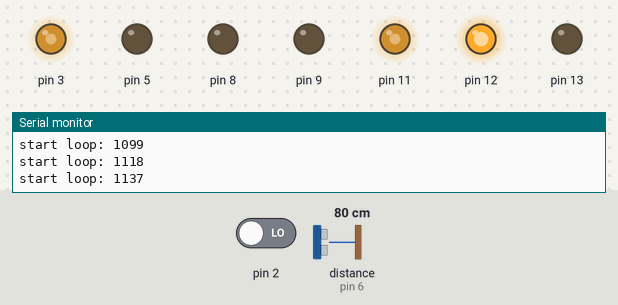
Bench run of a sketch on a simulated Arduino Uno, built with avr-gcc and run on an emulated ATmega328P. Shown: output pins drawn as LEDs (lit = HIGH), the last lines printed to the serial monitor. The inputs (shaded band) are chosen by the test bench; at power-on: pin 2 LOW, distance to the obstacle (sensor on pin 6) 80 cm. Random numbers use the default seed unless the sketch sets one.

Above: at 1.2 s.
1.3 s: pin 2 driven HIGH
At 2.0 s:
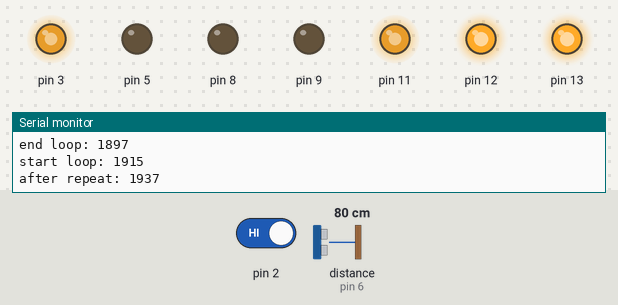
2.8 s: distance to the obstacle (sensor on pin 6) set to 54 cm
4.3 s: distance to the obstacle (sensor on pin 6) set to 47 cm
At 5.4 s:
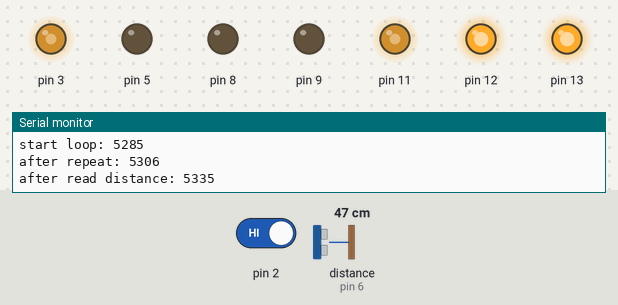
5.8 s: distance to the obstacle (sensor on pin 6) set to 28 cm
8.8 s: distance to the obstacle (sensor on pin 6) set to 22 cm
At 11.53 s:
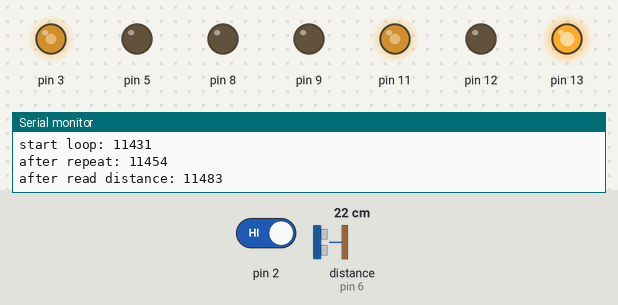
11.8 s: pin 2 driven LOW
Timing chart, 0 to 15.8 s (numbered marks = the images above; inputs shaded):
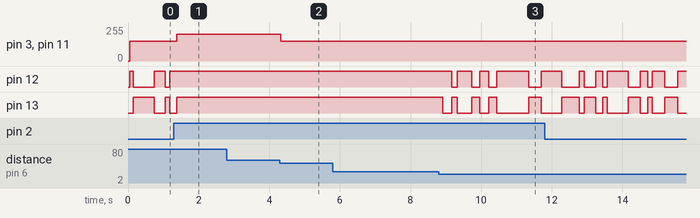

Measured:
- the behaviour switches between 51 and 50 cm on distance to the obstacle (sensor on pin 6) (found by bisection; images 1 and 2)
- the behaviour switches between 26 and 25 cm on distance to the obstacle (sensor on pin 6) (found by bisection; images 2 and 3)
- after the input at 1.3 s, pin 3, pin 11: 150/255 → 200/255 after 0.08 s
- after the input at 4.3 s, pin 3, pin 11: 200/255 → 150/255 at once
- after the input at 8.8 s, pin 12: HIGH → LOW after 0.37 s, → HIGH 0.16 s later, → LOW 0.40 s later, → HIGH 0.23 s later, … (8 changes in this stretch); pin 13: HIGH → LOW after 0.12 s, → HIGH 0.25 s later, → LOW 0.16 s later, → HIGH 0.40 s later, … (9 changes in this stretch)

The sketch:

annika.ino
```cpp
#include "core/sonicSensor.cpp"
#include "core/converter.cpp"
#include "core/drive.cpp"
#include "core/irSensor.cpp"

unsigned long moveUntil = 0;
Direction toMove;

const unsigned char MOTOR_A = 3;
const unsigned char  MOTOR_B = 11;
const unsigned char  DIR_A = 12;
const unsigned char  DIR_B = 13;
const unsigned char  BREAK_A = 9;
const unsigned char  BREAK_B = 8;
SonicSensor sonicSensor(5, 6);
IRSensor ir(2);
Drive drive({ MOTOR_A, DIR_A, BREAK_A }, {MOTOR_B, DIR_B, BREAK_B});

void setup()
{
    Serial.begin(9600);
    drive.setup();
    ir.setup();
    sonicSensor.setup();
    Serial.println("Hello I am Annika. I will search you. And then run away.");
    Serial.println(":)");
}

void actRandomly() {
    moveUntil = millis() + random(50, 200);
    toMove = random(0, 2) > 0 ? LEFT : RIGHT;
}

void logTimeElapsed(String message) {
    Serial.print(message + ": ");
    Serial.println(millis());
}

void loop()
{
    // get time in ms since last run
    unsigned long now = millis();
    logTimeElapsed("start loop");

    if (now < moveUntil)
    {
        switch (toMove)
        {
        case LEFT:
            drive.left();
            break;
        case RIGHT:
            drive.right();
            break;
        default:
            moveUntil = now - 1;
            break;
        }

        return;
    }
    logTimeElapsed("after repeat");

    if (ir.collision()) {
        ir.resolve();
        actRandomly();
        return;
    }

    Range range = convert(sonicSensor.readDistance());
    logTimeElapsed("after read distance");

    switch (range)
    {
    case OK:
        drive.fast();
        break;
    case WARN:
        drive.slow();
        break;
    case ERROR:
        actRandomly();
        break;
    }

    if (ir.collision()) {
        ir.resolve();
        actRandomly();
    }
    logTimeElapsed("end loop");
}
```
